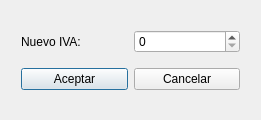
<ui version="4.0" >
 <class>CambiarIvaDialogClass</class>
 <widget class="QDialog" name="CambiarIvaDialogClass" >
  <property name="geometry" >
   <rect>
    <x>0</x>
    <y>0</y>
    <width>261</width>
    <height>120</height>
   </rect>
  </property>
  <property name="windowTitle" >
   <string>CambiarIvaDialog</string>
  </property>
  <property name="windowIcon" >
   <iconset>images/configuracion.PNG</iconset>
  </property>
  <widget class="QWidget" name="gridLayout" >
   <property name="geometry" >
    <rect>
     <x>10</x>
     <y>10</y>
     <width>241</width>
     <height>101</height>
    </rect>
   </property>
   <layout class="QGridLayout" >
    <item row="1" column="0" >
     <widget class="QPushButton" name="pushButton" >
      <property name="text" >
       <string>Aceptar</string>
      </property>
     </widget>
    </item>
    <item row="1" column="1" >
     <widget class="QPushButton" name="pushButton_2" >
      <property name="text" >
       <string>Cancelar</string>
      </property>
     </widget>
    </item>
    <item row="0" column="0" >
     <widget class="QLabel" name="label" >
      <property name="text" >
       <string>Nuevo IVA:</string>
      </property>
     </widget>
    </item>
    <item row="0" column="1" >
     <widget class="QSpinBox" name="spinBox" />
    </item>
   </layout>
  </widget>
 </widget>
 <layoutdefault spacing="6" margin="11" />
 <resources/>
 <connections>
  <connection>
   <sender>pushButton</sender>
   <signal>clicked()</signal>
   <receiver>CambiarIvaDialogClass</receiver>
   <slot>accept()</slot>
   <hints>
    <hint type="sourcelabel" >
     <x>55</x>
     <y>83</y>
    </hint>
    <hint type="destinationlabel" >
     <x>41</x>
     <y>56</y>
    </hint>
   </hints>
  </connection>
  <connection>
   <sender>pushButton_2</sender>
   <signal>clicked()</signal>
   <receiver>CambiarIvaDialogClass</receiver>
   <slot>reject()</slot>
   <hints>
    <hint type="sourcelabel" >
     <x>180</x>
     <y>81</y>
    </hint>
    <hint type="destinationlabel" >
     <x>152</x>
     <y>59</y>
    </hint>
   </hints>
  </connection>
 </connections>
</ui>
